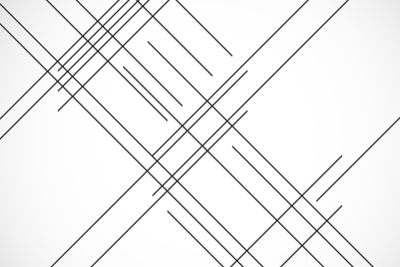
#> input picture line detection/lines.jpg, 400 x 267 px
$ python image_line_detection.py
#> lines starting #> are read from the running program, lines starting #| are printed output that depends on the picture
import cv2
import numpy as np

img = cv2.imread("lines.jpg")
#> img is the input picture: shape (267, 400, 3); min 7, max 255, mean 241
gray = cv2.cvtColor(img, cv2.COLOR_BGR2GRAY)
edges = cv2.Canny(gray, 75, 150)
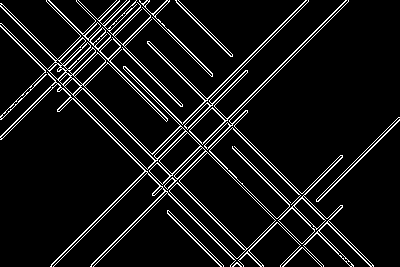
#> edges: shape (267, 400); 7.8% white in thin lines or dots

lines = cv2.HoughLinesP(edges, 1, np.pi/180, 30, maxLineGap=250)
#> lines = 61 rows, first 6: [0, 6, 260, 266], [112, 7, 371, 266], [0, 26, 240, 266], [51, 264, 245, 70], [1, 3, 263, 265], [112, 4, 373, 265]

for line in lines:
    x1, y1, x2, y2 = line[0]
    cv2.line(img, (x1, y1), (x2, y2), (0, 255, 0), 3)
#> this loop made 61 passes
#> (x1, y1, x2, y2) on passes 1 to 12: (0, 6, 260, 266), (112, 7, 371, 266), (0, 26, 240, 266), (51, 264, 245, 70), (1, 3, 263, 265), (112, 4, 373, 265), (140, 165, 305, 0), (1, 23, 243, 265), (87, 29, 323, 265), (152, 193, 345, 0), (93, 266, 247, 112), (142, 167, 308, 1)
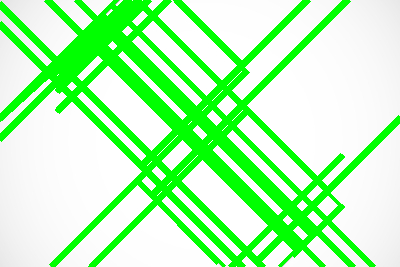
#> img: shape (267, 400, 3); mean B, G, R 179.2, 252.5, 179.2

cv2.imshow("Edges", edges)
cv2.imshow("Image", img)
cv2.waitKey(0)
cv2.destroyAllWindows()
